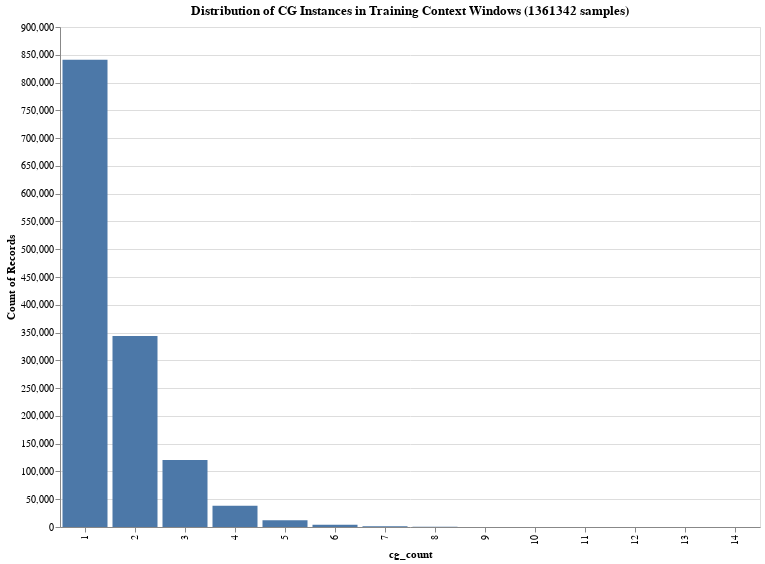

Notebook cell for this chart:
### Markdown cell above
## How many CPG sites per sample?
Every sample has a CG at the center, but this does not guarantee that there are no CG's in the rest of the sample.

### Code cell
train_df_counts= train_df.with_columns(
    pl.col("seq").str.count_matches("CG").alias("cg_count")
)
print(train_df_counts.head())
alt.Chart(train_df_counts).mark_bar().encode(
    alt.X('cg_count:O'),
    alt.Y('count():Q')
).properties(
    width=700,
    height=500,
    title=f'Distribution of CG Instances in Training Context Windows ({len(train_df)} samples)'
)

### Figure 1 — Vega specification as saved in the notebook (floating-point values rounded to 4 significant figures)
{"$schema": "https://vega.github.io/schema/vega/v5.json", "data": [{"name": "source_0", "values": [{"__count": 840975, "cg_count": 1}, {"__count": 120403, "cg_count": 3}, {"__count": 343794, "cg_count": 2}, {"__count": 4184, "cg_count": 6}, {"__count": 38196, "cg_count": 4}, {"__count": 1313, "cg_count": 7}, {"__count": 11958, "cg_count": 5}, {"__count": 365, "cg_count": 8}, {"__count": 100, "cg_count": 9}, {"__count": 19, "cg_count": 11}, {"__count": 2, "cg_count": 13}, {"__count": 30, "cg_count": 10}, {"__count": 1, "cg_count": 14}, {"__count": 2, "cg_count": 12}]}, {"name": "source_0_x_domain_cg_count", "values": [{"cg_count": 1}, {"cg_count": 3}, {"cg_count": 2}, {"cg_count": 6}, {"cg_count": 4}, {"cg_count": 7}, {"cg_count": 5}, {"cg_count": 8}, {"cg_count": 9}, {"cg_count": 11}, {"cg_count": 13}, {"cg_count": 10}, {"cg_count": 14}, {"cg_count": 12}]}, {"name": "source_0_y_domain___count", "values": [{"min": 1, "max": 840975}]}], "marks": [{"type": "rect", "name": "marks", "from": {"data": "source_0"}, "encode": {"update": {"width": {"signal": "max(0.25, bandwidth('x'))"}, "y": {"field": "__count", "scale": "y"}, "fill": {"value": "#4c78a8"}, "y2": {"value": 0, "scale": "y"}, "x": {"field": "cg_count", "scale": "x"}}}, "style": ["bar"]}], "scales": [{"name": "x", "type": "band", "domain": {"data": "source_0_x_domain_cg_count", "field": "cg_count", "sort": true}, "range": [0, {"signal": "width"}], "paddingInner": 0.1, "paddingOuter": 0.05}, {"name": "y", "type": "linear", "domain": [{"signal": "(data(\"source_0_y_domain___count\")[0] || {}).min"}, {"signal": "(data(\"source_0_y_domain___count\")[0] || {}).max"}], "range": [{"signal": "height"}, 0], "zero": true, "nice": true}], "axes": [{"scale": "y", "aria": false, "gridScale": "x", "domain": false, "labels": false, "maxExtent": 0, "orient": "left", "tickCount": {"signal": "ceil(height/40)"}, "minExtent": 0, "grid": true, "ticks": false, "zindex": 0}, {"scale": "x", "zindex": 0, "grid": false, "labelAlign": "right", "labelBaseline": "middle", "title": "cg_count", "labelAngle": 270, "orient": "bottom"}, {"scale": "y", "tickCount": {"signal": "ceil(height/40)"}, "zindex": 0, "orient": "left", "title": "Count of Records", "grid": false, "labelOverlap": true}], "title": {"text": "Distribution of CG Instances in Training Context Windows (1361342 samples)", "frame": "group"}, "width": 700, "height": 500, "padding": 5, "style": "cell", "background": "white"}
